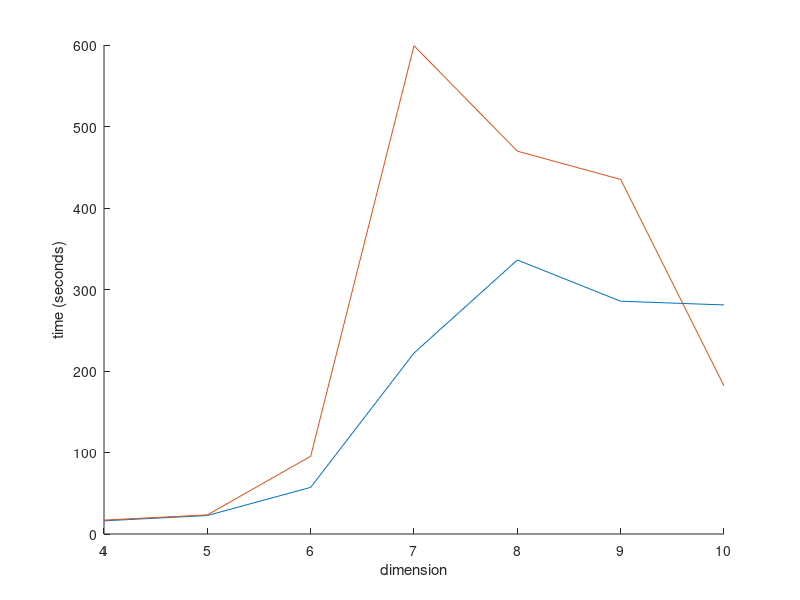
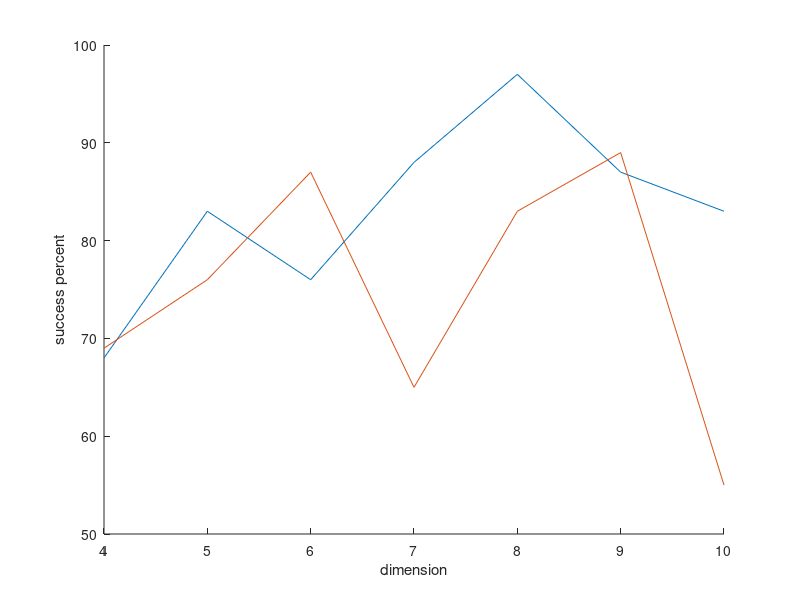

The MATLAB script that drew these images, in order:
load('plot_performance.mat')

figure
hold on;
for i=1:repetitions
    plot(nmin:nmax, results(:, i, 1))
end
ylabel('time (seconds)');
xlabel('dimension');
hold off;

figure
hold on;
for i=1:repetitions
    plot(nmin:nmax, 100 * results(:, i, 2) / k)
end
ylabel('success percent')
xlabel('dimension');

hold off;